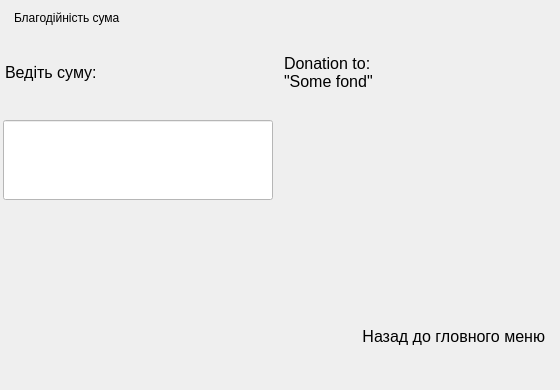
       <widget class="QWidget" name="page_7">
        <widget class="QWidget" name="gridLayoutWidget_7">
         <property name="geometry">
          <rect>
           <x>0</x>
           <y>30</y>
           <width>551</width>
           <height>351</height>
          </rect>
         </property>
         <layout class="QGridLayout" name="gridLayout_8" rowstretch="1,1,1,1" columnstretch="1,1" columnminimumwidth="0,0">
          <item row="3" column="1">
           <widget class="QLabel" name="label_34">
            <property name="maximumSize">
             <size>
              <width>16777215</width>
              <height>80</height>
             </size>
            </property>
            <property name="font">
             <font>
              <pointsize>12</pointsize>
             </font>
            </property>
            <property name="layoutDirection">
             <enum>Qt::LeftToRight</enum>
            </property>
            <property name="styleSheet">
             <string notr="true">margin-right: 2px;
</string>
            </property>
            <property name="text">
             <string>Назад до гловного меню</string>
            </property>
            <property name="alignment">
             <set>Qt::AlignRight|Qt::AlignTrailing|Qt::AlignVCenter</set>
            </property>
           </widget>
          </item>
          <item row="1" column="0">
           <widget class="QLineEdit" name="pinField_5">
            <property name="enabled">
             <bool>true</bool>
            </property>
            <property name="minimumSize">
             <size>
              <width>0</width>
              <height>80</height>
             </size>
            </property>
            <property name="font">
             <font>
              <pointsize>26</pointsize>
              <weight>75</weight>
              <italic>false</italic>
              <bold>true</bold>
              <underline>false</underline>
              <strikeout>false</strikeout>
             </font>
            </property>
            <property name="styleSheet">
             <string notr="true">background-color: white;
border-color: black;
margin-left: 3px;</string>
            </property>
            <property name="text">
             <string/>
            </property>
           </widget>
          </item>
          <item row="0" column="0">
           <widget class="QLabel" name="label_28">
            <property name="maximumSize">
             <size>
              <width>16777215</width>
              <height>80</height>
             </size>
            </property>
            <property name="font">
             <font>
              <pointsize>12</pointsize>
             </font>
            </property>
            <property name="styleSheet">
             <string notr="true">border-width: 0px;
margin: 1px;</string>
            </property>
            <property name="text">
             <string>Ведіть суму:</string>
            </property>
           </widget>
          </item>
          <item row="2" column="1">
           <widget class="QLabel" name="label_29">
            <property name="maximumSize">
             <size>
              <width>16777215</width>
              <height>80</height>
             </size>
            </property>
            <property name="font">
             <font>
              <pointsize>12</pointsize>
             </font>
            </property>
            <property name="styleSheet">
             <string notr="true">border-width: 0px;
margin: 1px;</string>
            </property>
            <property name="text">
             <string/>
            </property>
           </widget>
          </item>
          <item row="0" column="1">
           <widget class="QLabel" name="label_30">
            <property name="maximumSize">
             <size>
              <width>16777215</width>
              <height>80</height>
             </size>
            </property>
            <property name="font">
             <font>
              <pointsize>12</pointsize>
             </font>
            </property>
            <property name="styleSheet">
             <string notr="true">border-width: 0px;
margin: 1px;</string>
            </property>
            <property name="text">
             <string>Donation to: 
&quot;Some fond&quot;</string>
            </property>
            <property name="wordWrap">
             <bool>true</bool>
            </property>
           </widget>
          </item>
         </layout>
        </widget>
        <widget class="QLabel" name="label_31">
         <property name="geometry">
          <rect>
           <x>10</x>
           <y>10</y>
           <width>151</width>
           <height>16</height>
          </rect>
         </property>
         <property name="styleSheet">
          <string notr="true">border-width: 0px;
margin: 1px;</string>
         </property>
         <property name="text">
          <string>Благодійність сума</string>
         </property>
        </widget>
       </widget>
